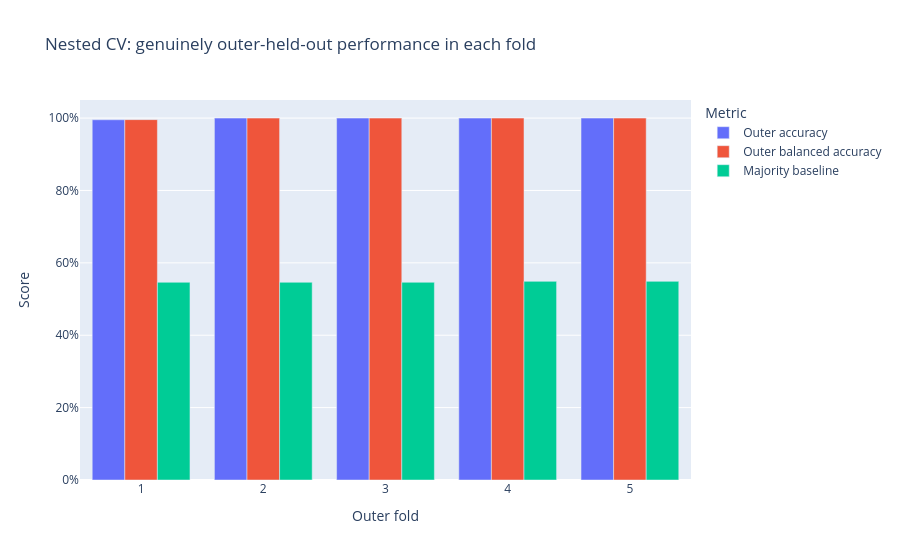
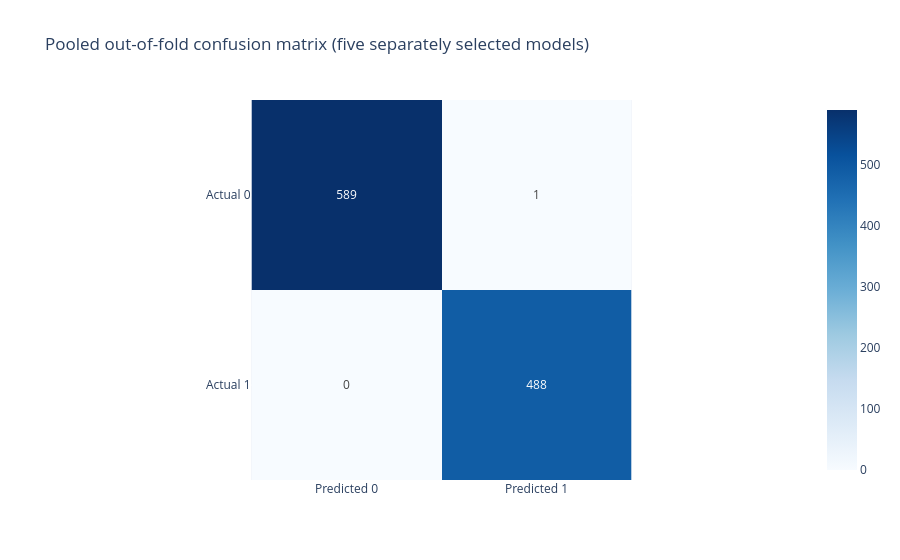

The code cell stored with these charts, in order, in its notebook:
### Markdown cell above
## Going further: nested cross-validation

A perfect score on one split is not enough. This study uses **five outer folds on the 1,078-row development set only**, keeping the existing 270-row holdout out of the study entirely. Every development row gets exactly one out-of-fold prediction from a model that did not train on it.

For **each outer fold**, repeat the original selection procedure from scratch: screen all 14 architectures, refine the top three using all three PSO profiles, and rank the 23 candidates by inner validation accuracy, then BCE, then parameter count. Inner selection uses three stratified folds and two optimizer seeds per fold (11 and 29, with the notebook's fold offsets). All scalers are fitted within their respective training partition. Refit the winning configuration on outer-training rows using seeds 101/202/303 and choose the restart by training objective only. Evaluate it once on the outer-validation rows at the fixed 0.5 threshold. No outer scores choose configurations or restarts.

### Code cell
import json
import hashlib
from pathlib import Path
import numpy as np
import pandas as pd
import plotly.express as px
from IPython.display import display


data_path = next(
    (root / 'outline' / 'data_banknote_authentication.txt'
     for root in (Path.cwd(), *Path.cwd().parents)
     if (root / 'outline' / 'data_banknote_authentication.txt').is_file()),
    None,
)
if data_path is None:
    raise FileNotFoundError('Could not locate outline/data_banknote_authentication.txt from the current directory.')
nested_directory = data_path.parent.parent / 'Riddhi' / 'ann_results' / 'nested_cv'
nested_path = nested_directory / 'results.json'
if not nested_path.is_file():
    raise FileNotFoundError('Run python -m src.evaluation.riddhi_nested_cv from the project root first.')
nested_results = json.loads(nested_path.read_text())
if nested_results['data_sha256'] != hashlib.sha256(data_path.read_bytes()).hexdigest():
    raise ValueError('Nested CV results belong to a different source dataset.')
nested_predictions = pd.read_csv(nested_directory / 'out_of_fold_predictions.csv')
if (nested_predictions['original_row_index'].duplicated().any()
        or set(nested_predictions['original_row_index']) != set(nested_results['development_original_row_indices'])
        or set(nested_predictions['original_row_index']) & set(nested_results['excluded_holdout_original_row_indices'])):
    raise ValueError('Out-of-fold rows do not match the development-only protocol.')
nested_fold_frame = pd.DataFrame([
    {
        'Outer fold': fold['fold'], 'Validation rows': fold['report']['samples'],
        'Architecture': ' -> '.join(map(str, [4, *fold['selected']['config']['hidden'], 1])),
        'Activations': ' / '.join(fold['selected']['config']['activations']),
        'Inner-selected accuracy': fold['selected']['mean_accuracy'],
        'Outer accuracy': fold['report']['accuracy'],
        'Outer balanced accuracy': fold['report']['balanced_accuracy'],
        'Outer F1 (class 1)': fold['report']['f1_class_1'],
        'Outer BCE': fold['report']['binary_cross_entropy'],
        'Majority baseline': fold['report']['majority_baseline_accuracy'],
        'Errors': fold['report']['confusion_matrix'][0][1] + fold['report']['confusion_matrix'][1][0],
    }
    for fold in nested_results['folds']
])
display(nested_fold_frame)
print(f"Mean outer accuracy: {nested_results['mean_outer_accuracy']:.4%}; "
      f"fold SD: {nested_results['std_outer_accuracy']:.4%} (not a confidence interval).")
pooled = nested_results['pooled_out_of_fold']
errors = int(np.sum(nested_predictions['actual_class'] != nested_predictions['predicted_class']))
print(f"Out-of-fold accuracy: {pooled['accuracy']:.4%}; "
      f"errors: {errors}/{len(nested_predictions)}; "
      f"balanced accuracy: {pooled['balanced_accuracy']:.4%}; "
      f"F1 (class 1): {pooled['f1_class_1']:.4%}; AUC: {pooled['roc_auc']:.6f}.")
plot_data = nested_fold_frame.melt(
    id_vars='Outer fold', value_vars=['Outer accuracy', 'Outer balanced accuracy', 'Majority baseline'],
    var_name='Metric', value_name='Score',
)
figure = px.bar(plot_data, x='Outer fold', y='Score', color='Metric', barmode='group',
                 range_y=[0, 1.05], title='Nested CV: genuinely outer-held-out performance in each fold')
figure.update_yaxes(tickformat='.0%')
figure.show()
matrix = np.asarray(pooled['confusion_matrix'])
px.imshow(matrix, x=['Predicted 0', 'Predicted 1'], y=['Actual 0', 'Actual 1'],
          text_auto=True, color_continuous_scale='Blues',
          title='Pooled out-of-fold confusion matrix (five separately selected models)').show()
print('Out-of-fold mistakes (empty means no mistakes in this study):')
display(nested_predictions.loc[nested_predictions['actual_class'] != nested_predictions['predicted_class']])
print(nested_results['interpretation'])

### Figure 1 — Plotly figure (JSON) as saved in the notebook; plotly's stock layout.template omitted (floating-point values rounded to 4 significant figures)
{"data": [{"alignmentgroup": "True", "hovertemplate": "Metric=Outer accuracy<br>Outer fold=%{x}<br>Score=%{y}<extra></extra>", "legendgroup": "Outer accuracy", "marker": {"color": "#636efa", "pattern": {"shape": ""}}, "name": "Outer accuracy", "offsetgroup": "Outer accuracy", "orientation": "v", "showlegend": true, "textposition": "auto", "type": "bar", "x": [1, 2, 3, 4, 5], "xaxis": "x", "y": [0.9954, 1.0, 1.0, 1.0, 1.0], "yaxis": "y"}, {"alignmentgroup": "True", "hovertemplate": "Metric=Outer balanced accuracy<br>Outer fold=%{x}<br>Score=%{y}<extra></extra>", "legendgroup": "Outer balanced accuracy", "marker": {"color": "#EF553B", "pattern": {"shape": ""}}, "name": "Outer balanced accuracy", "offsetgroup": "Outer balanced accuracy", "orientation": "v", "showlegend": true, "textposition": "auto", "type": "bar", "x": [1, 2, 3, 4, 5], "xaxis": "x", "y": [0.9958, 1.0, 1.0, 1.0, 1.0], "yaxis": "y"}, {"alignmentgroup": "True", "hovertemplate": "Metric=Majority baseline<br>Outer fold=%{x}<br>Score=%{y}<extra></extra>", "legendgroup": "Majority baseline", "marker": {"color": "#00cc96", "pattern": {"shape": ""}}, "name": "Majority baseline", "offsetgroup": "Majority baseline", "orientation": "v", "showlegend": true, "textposition": "auto", "type": "bar", "x": [1, 2, 3, 4, 5], "xaxis": "x", "y": [0.5463, 0.5463, 0.5463, 0.5488, 0.5488], "yaxis": "y"}], "layout": {"barmode": "group", "legend": {"title": {"text": "Metric"}, "tracegroupgap": 0}, "title": {"text": "Nested CV: genuinely outer-held-out performance in each fold"}, "xaxis": {"anchor": "y", "domain": [0, 1], "title": {"text": "Outer fold"}}, "yaxis": {"anchor": "x", "domain": [0, 1], "range": [0, 1.05], "tickformat": ".0%", "title": {"text": "Score"}}}}

### Figure 2 — Plotly figure (JSON) as saved in the notebook; plotly's stock layout.template omitted (floating-point values rounded to 4 significant figures)
{"data": [{"coloraxis": "coloraxis", "hovertemplate": "x: %{x}<br>y: %{y}<br>color: %{z}<extra></extra>", "name": "0", "texttemplate": "%{z}", "type": "heatmap", "x": ["Predicted 0", "Predicted 1"], "xaxis": "x", "y": ["Actual 0", "Actual 1"], "yaxis": "y", "z": [[589, 1], [0, 488]]}], "layout": {"coloraxis": {"autocolorscale": false, "colorscale": [[0, "rgb(247,251,255)"], [0.125, "rgb(222,235,247)"], [0.25, "rgb(198,219,239)"], [0.375, "rgb(158,202,225)"], [0.5, "rgb(107,174,214)"], [0.625, "rgb(66,146,198)"], [0.75, "rgb(33,113,181)"], [0.875, "rgb(8,81,156)"], [1, "rgb(8,48,107)"]]}, "title": {"text": "Pooled out-of-fold confusion matrix (five separately selected models)"}, "xaxis": {"anchor": "y", "constrain": "domain", "domain": [0, 1], "scaleanchor": "y"}, "yaxis": {"anchor": "x", "autorange": "reversed", "constrain": "domain", "domain": [0, 1]}}}
